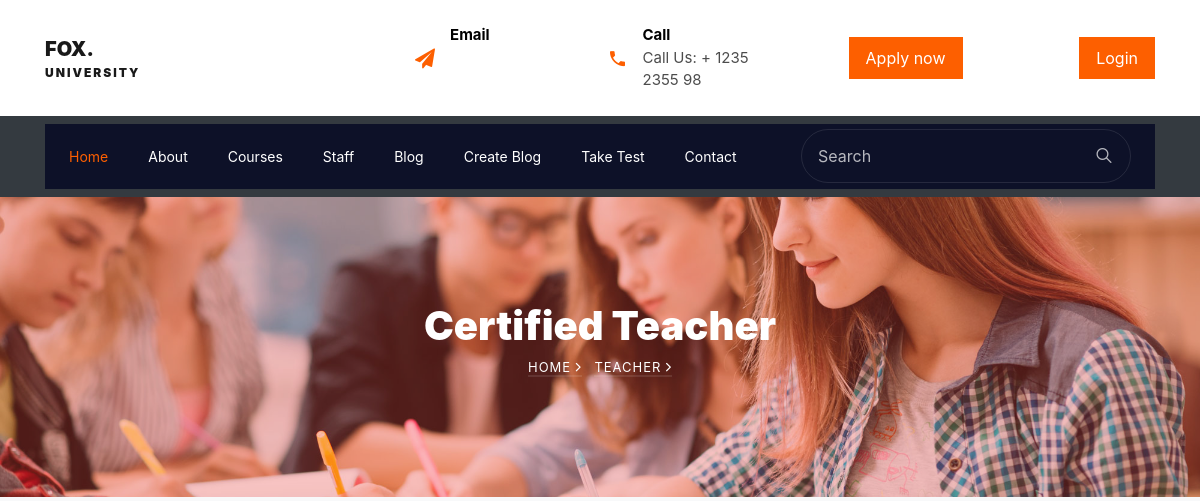
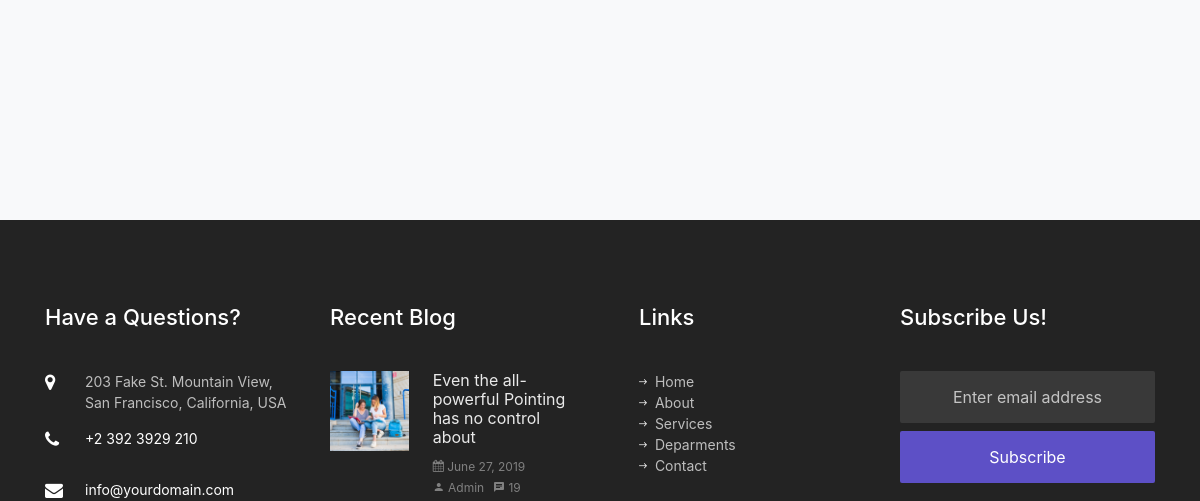
The page /teacher (upper part) on the database as committed earlier (2 pictures, top to bottom).
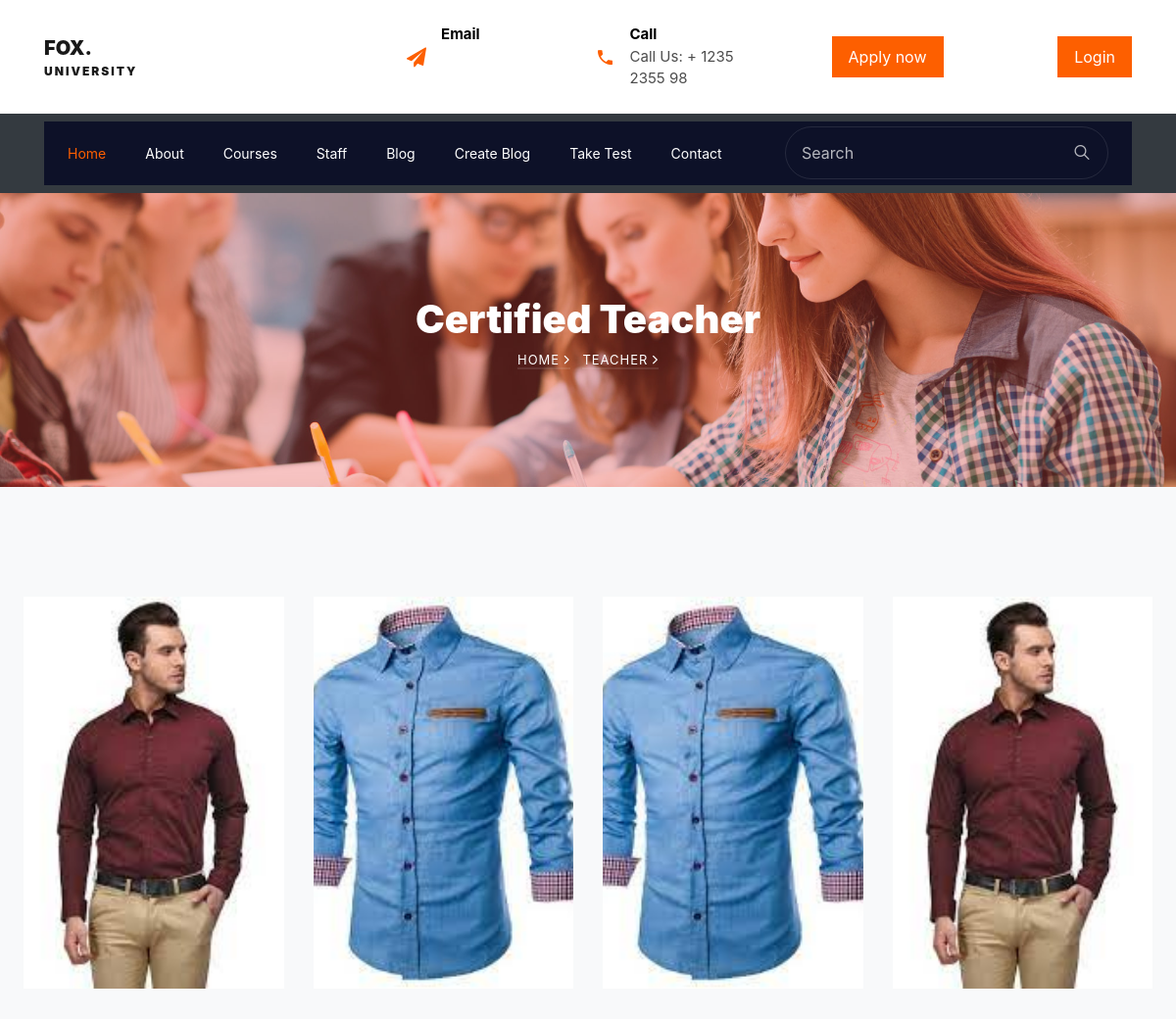
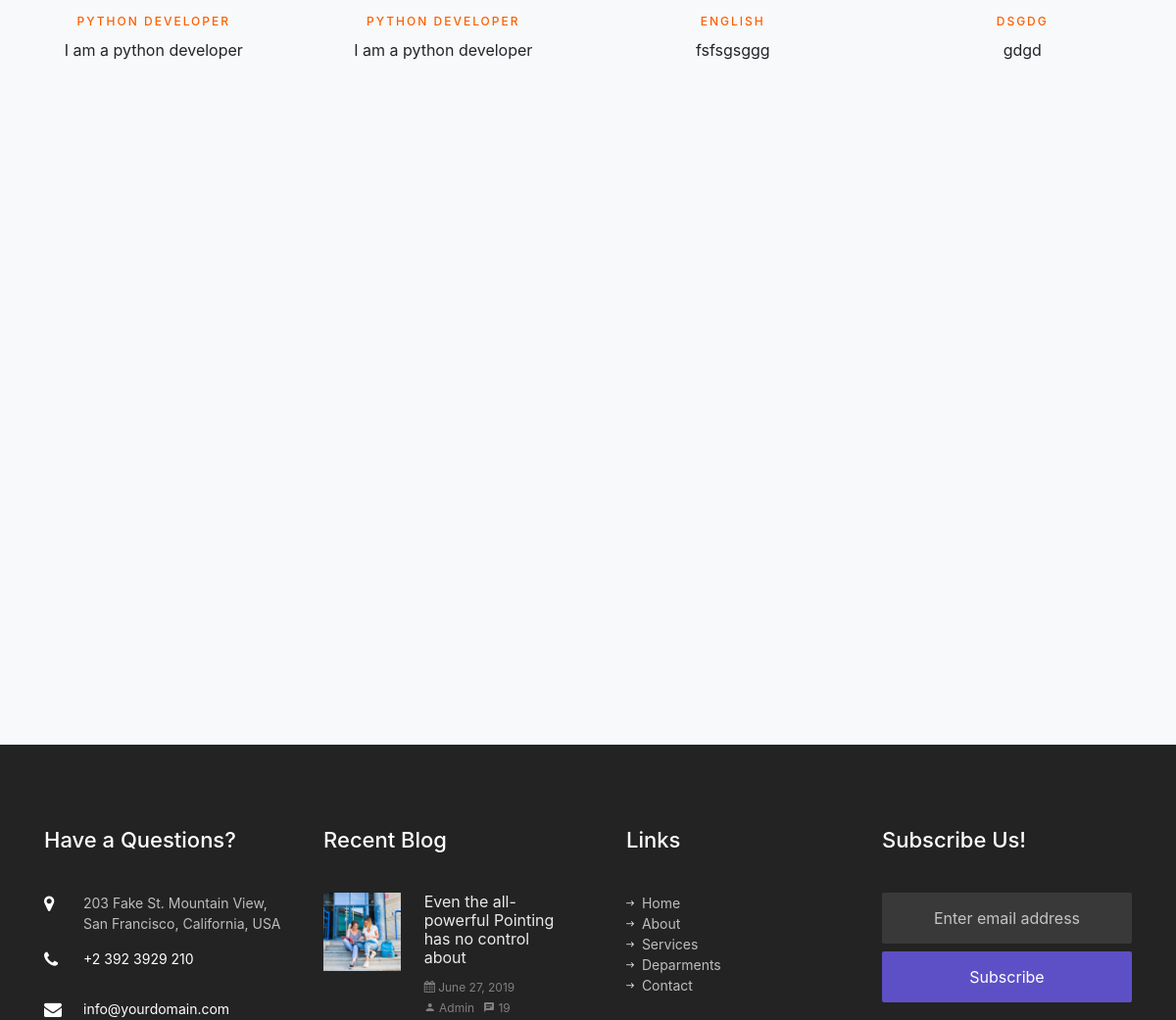
The same page on the database as committed later (2 pictures, top to bottom).
### lms_app/models.py (models this page shows, shortened)
class Teacher(models.Model):
    name = models.CharField(max_length=50)
    teacher_image = models.ImageField(upload_to="teacher_pics")
    designation = models.CharField(max_length=50)
    description = models.TextField()

### lms_app/views.py (the view)
# urls.py: path('teacher', teacher, name='teacher'),
def teacher(request):
    teacher = Teacher.objects.all()
    context = {'teacher':teacher}
    return render(request, 'teacher.html', context)

### templates/teacher.html (shortened to what this page needs)
{% extends 'base.html' %}
{% load static %}
{% block content %}
    <section class="hero-wrap hero-wrap-2" style="background-image: url('{% static 'images/bg_1.jpg' %}');">
      <div class="overlay"></div>
      <div class="container">
        <div class="row no-gutters slider-text align-items-center justify-content-center">
          <div class="col-md-9 ftco-animate text-center">
            <h1 class="mb-2 bread">Certified Teacher</h1>
            <p class="breadcrumbs"><span class="mr-2"><a href="{% url 'index' %}">Home <i class="ion-ios-arrow-forward"></i></a></span> <span>Teacher <i class="ion-ios-arrow-forward"></i></span></p>
          </div>
        </div>
      </div>
    </section>
    <section class="ftco-section bg-light">
			<div class="container-fluid px-4">
				<div class="row">
					{% for teacher in teacher %}
					<div class="col-md-6 col-lg-3 ftco-animate">
						<div class="staff">
							<div class="img-wrap d-flex align-items-stretch">
								<div class="img align-self-stretch" style="background-image: url(/media/{{teacher.teacher_image}});"></div>
							</div>
							<div class="text pt-3 text-center">
								<span class="position mb-2">{{teacher.designation}}</span>
								<div class="faded">
									<p>{{teacher.description}}</p>
	              </div>
							</div>
						</div>
					</div>
					{% endfor %}
				</div>
			</div>
		</section>
{% endblock %}

Rows that differ between the two databases and show on the page:
added Teacher: teacher_image (picture), designation "PYTHON DEVELOPER", description "I am a python developer"
added Teacher: teacher_image (picture), designation "PYTHON DEVELOPER", description "I am a python developer"
added Teacher: teacher_image (picture), designation "ENGLISH", description "fsfsgsggg"
added Teacher: teacher_image (picture), designation "DSGDG", description "gdgd"
